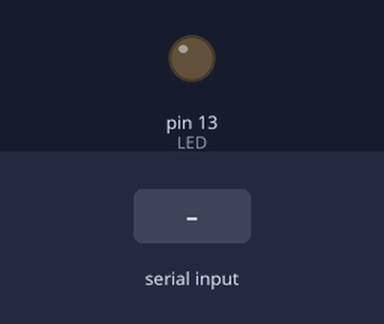
Recording of a program running on a simulated Arduino Nano, built with avr-gcc and run on an emulated ATmega328P. Parts: output pins drawn as LEDs (lit = HIGH). The test bench sets the inputs (shaded band).

Above: at 1.2 s.
1.3 s: "0" received over the second serial link
At 2.5 s:
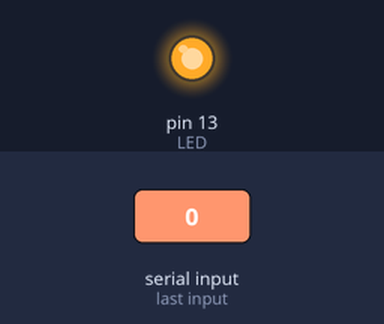
2.8 s: "1" received over the second serial link
At 3.7 s:
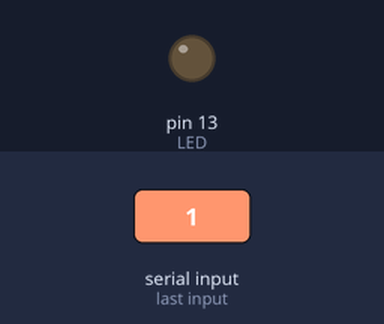
Timing chart, 0 to 5.8 s (numbered marks = the images above; inputs shaded):
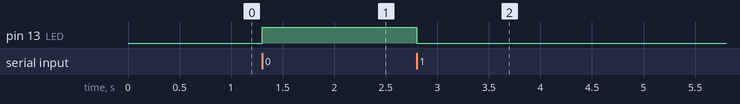

The program:

main.cpp
```cpp
///////////////////////////////////////////////////////////////////////////////
//
// Comunicação entre um arduino principal
// e vários arduinos secundários
//
// Codigo para arduino SECUNDÁRIO
// Arduino NANO
//
///////////////////////////////////////////////////////////////////////////////

#include <Arduino.h> // necessário para o platform.io

#include <SoftwareSerial.h>

SoftwareSerial SerialH(2, 3); // software Serial no NANO: pinos 2 (RX) e 3 (TX)

#define LED (LED_BUILTIN) // pino 13 no arduino NANO

///////////////////////////////////////////////////////////////////////////////
// funções devem ser declaradas antes de ser chamadas
///////////////////////////////////////////////////////////////////////////////

void cmd_liga()
{
  digitalWrite(LED, HIGH);
}

void cmd_desl()
{
  digitalWrite(LED, LOW);
}

///////////////////////////////////////////////////////////////////////////////
void setup()
{
  SerialH.begin(4800);
  pinMode(LED, OUTPUT);
} // setup()

void loop()
{
  if (SerialH.available()) {

    char lido = SerialH.read();

   // parser de comandos
    if(lido == '0') {
      cmd_liga();
    }
    else if(lido == '1') {
      cmd_desl();
    }
  }
} // loop()
```

Measured:
- after the input at 1.3 s, pin 13 (LED): LOW → HIGH at once
- after the input at 2.8 s, pin 13 (LED): HIGH → LOW at once
